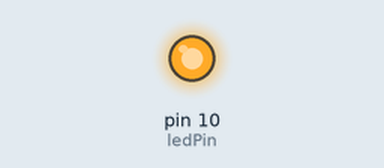
The sketch below on a simulated Arduino Uno, built with avr-gcc and run on an emulated ATmega328P. Parts: output pins drawn as LEDs (lit = HIGH).

Above: at 1.5 s.
At 3.5 s:
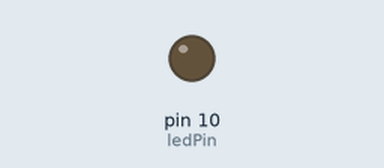
Timing chart, 0 to 5.2 s (numbered marks = the images above):
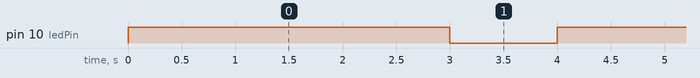

The sketch:

6_code_leds.ino
```cpp
// allumer une led !

int ledPin = 10;

void setup() {
  // put your setup code here, to run once:
pinMode(ledPin, OUTPUT);
}

void loop() {
  // put your main code here, to run repeatedly:
digitalWrite(ledPin, HIGH);
delay(3000);
digitalWrite(ledPin, LOW);
delay(1000);
}
```

Measured:
- by itself, pin 10 (ledPin): alternates HIGH for 3.0 s and LOW for 1.0 s
